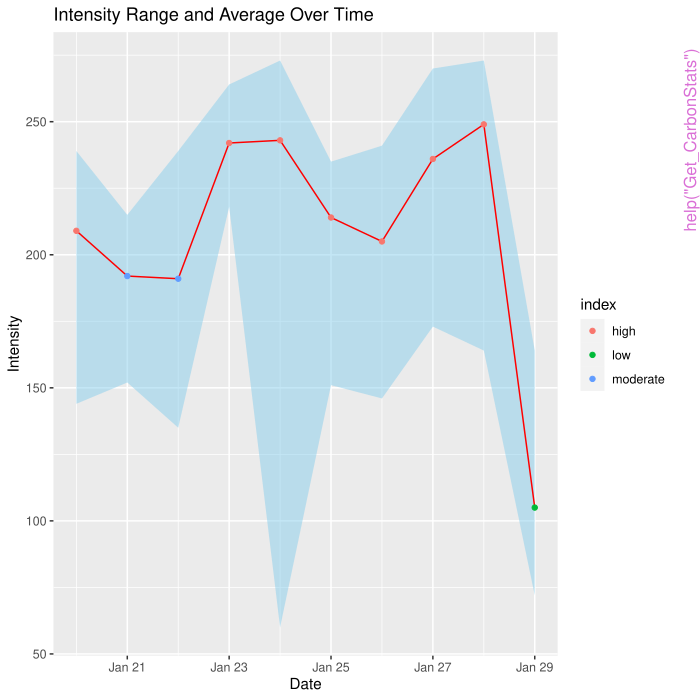

This chart was generated by the following R code:
pkgname <- "carbonVisR"
source(file.path(R.home("share"), "R", "examples-header.R"))
options(warn = 1)
base::assign(".ExTimings", "carbonVisR-Ex.timings", pos = 'CheckExEnv')
base::cat("name\tuser\tsystem\telapsed\n", file=base::get(".ExTimings", pos = 'CheckExEnv'))
base::assign(".format_ptime",
function(x) {
  if(!is.na(x[4L])) x[1L] <- x[1L] + x[4L]
  if(!is.na(x[5L])) x[2L] <- x[2L] + x[5L]
  options(OutDec = '.')
  format(x[1L:3L], digits = 7L)
},
pos = 'CheckExEnv')

### * </HEADER>
library('carbonVisR')

base::assign(".oldSearch", base::search(), pos = 'CheckExEnv')
base::assign(".old_wd", base::getwd(), pos = 'CheckExEnv')
cleanEx()
nameEx("Get_CarbonStats")
### * Get_CarbonStats

flush(stderr()); flush(stdout())

base::assign(".ptime", proc.time(), pos = "CheckExEnv")
### Name: Get_CarbonStats
### Title: Get Carbon Intensity Statistics
### Aliases: Get_CarbonStats

### ** Examples

Get_CarbonStats("2023-01-20", "2023-01-30")
Get_CarbonStats("2023-01-20", "2023-01-30")$data
Get_CarbonStats("2023-01-20", "2023-01-30")$plot





base::assign(".dptime", (proc.time() - get(".ptime", pos = "CheckExEnv")), pos = "CheckExEnv")
base::cat("Get_CarbonStats", base::get(".format_ptime", pos = 'CheckExEnv')(get(".dptime", pos = "CheckExEnv")), "\n", file=base::get(".ExTimings", pos = 'CheckExEnv'), append=TRUE, sep="\t")
cleanEx()
nameEx("actual_and_forecast")
### * actual_and_forecast

flush(stderr()); flush(stdout())

base::assign(".ptime", proc.time(), pos = "CheckExEnv")
### Name: actual_and_forecast
### Title: Title: actual_and_forecast carbon intensity
### Aliases: actual_and_forecast

### ** Examples

actual_and_forecast('2023-01-12')



base::assign(".dptime", (proc.time() - get(".ptime", pos = "CheckExEnv")), pos = "CheckExEnv")
base::cat("actual_and_forecast", base::get(".format_ptime", pos = 'CheckExEnv')(get(".dptime", pos = "CheckExEnv")), "\n", file=base::get(".ExTimings", pos = 'CheckExEnv'), append=TRUE, sep="\t")
cleanEx()
nameEx("carbon_generation")
### * carbon_generation

flush(stderr()); flush(stdout())

base::assign(".ptime", proc.time(), pos = "CheckExEnv")
### Name: carbon_generation
### Title: Get Dataframe of Carbon Generation Mix
### Aliases: carbon_generation

### ** Examples

carbon_generation("2022-01-01", "2022-01-15")




base::assign(".dptime", (proc.time() - get(".ptime", pos = "CheckExEnv")), pos = "CheckExEnv")
base::cat("carbon_generation", base::get(".format_ptime", pos = 'CheckExEnv')(get(".dptime", pos = "CheckExEnv")), "\n", file=base::get(".ExTimings", pos = 'CheckExEnv'), append=TRUE, sep="\t")
cleanEx()
nameEx("carbon_generation_visual")
### * carbon_generation_visual

flush(stderr()); flush(stdout())

base::assign(".ptime", proc.time(), pos = "CheckExEnv")
### Name: carbon_generation_visual
### Title: Visualize Carbon Generation Data
### Aliases: carbon_generation_visual

### ** Examples

carbon_generation_visual("2022-01-01", "2022-01-15", "line")




base::assign(".dptime", (proc.time() - get(".ptime", pos = "CheckExEnv")), pos = "CheckExEnv")
base::cat("carbon_generation_visual", base::get(".format_ptime", pos = 'CheckExEnv')(get(".dptime", pos = "CheckExEnv")), "\n", file=base::get(".ExTimings", pos = 'CheckExEnv'), append=TRUE, sep="\t")
cleanEx()
nameEx("validate_date_range")
### * validate_date_range

flush(stderr()); flush(stdout())

base::assign(".ptime", proc.time(), pos = "CheckExEnv")
### Name: validate_date_range
### Title: Validate Date Range
### Aliases: validate_date_range

### ** Examples

validate_date_range("2022-01-01", "2022-01-15")




base::assign(".dptime", (proc.time() - get(".ptime", pos = "CheckExEnv")), pos = "CheckExEnv")
base::cat("validate_date_range", base::get(".format_ptime", pos = 'CheckExEnv')(get(".dptime", pos = "CheckExEnv")), "\n", file=base::get(".ExTimings", pos = 'CheckExEnv'), append=TRUE, sep="\t")
### * <FOOTER>
###
cleanEx()
options(digits = 7L)
base::cat("Time elapsed: ", proc.time() - base::get("ptime", pos = 'CheckExEnv'),"\n")
grDevices::dev.off()
###
### Local variables: ***
### mode: outline-minor ***
### outline-regexp: "\\(> \\)?### [*]+" ***
### End: ***
quit('no')
